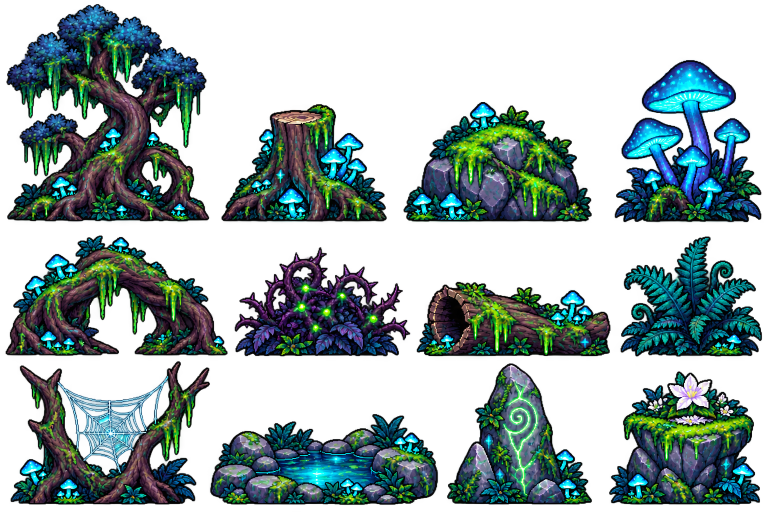
#> input picture assets/decors/déco item/foret_sombre/foret_sombre_planche.png, 1536 x 1024 px (shown at 1/2 size)
$ python crop_deco_items.py '../assets/decors/déco item/foret_sombre'
#> lines starting #> are read from the running program, lines starting #| are printed output that depends on the picture; after the words box and inside, x2 and y2 are one past the last pixel; in counts of white or black regions, pixels touching at a corner belong together
#!/usr/bin/env python3
"""Crop a "déco item" section sheet into individual placeable decor PNGs.

Retour utilisateur : "pour les élément de décors du mode édit j'ai rajouter
le dossier déco item qui contient d'autre dossier avec le nom des zones pour
faire des sections dans le mode édit, dedans j'ai mis la première plaque de
frame a découper pour les integrer dans le mode a la place des actuel qui
n'ont pas d'images" -- chaque sous-dossier de assets/decors/déco item/ est
une SECTION (nom de zone) ; chaque PNG dedans est une planche à découper en
items individuels via détection de composantes connexes sur le canal alpha
(items déjà nettement séparés par de la transparence sur cette planche,
contrairement à floor.png -- pas besoin du pipeline dédié de
crop_autotile.py). Un item peut chevaucher LARGEMENT sa boîte englobante
naturelle si son contenu est irrégulier (branches, ombres) -- pas de canvas
partagé/alignement forcé comme split_spritesheet.py (pensé pour des frames
d'ANIMATION qui doivent rester alignées entre elles) : chaque item est
recadré à SA PROPRE taille, wrappé PROP_SCALE au rendu comme les décors
existants (cf. LevelKit.js).

Usage:
    python crop_deco_items.py <section_dir> [--min-area N] [--pad N]
    python crop_deco_items.py --named [section ...]   (planches de PLANCHES)

Mode --named (planches Codex de CODEX_SPRITES_A_GENERER.md, « Planches de
décor ») : découpe ET nomme directement chaque item d'après la table
PLANCHES (noms dans l'ordre de lecture de la grille de la planche), rogné au
contenu avec la base AU RAS DU BAS de l'image (le jeu pose le bas de l'image
sur la ligne de marche). Déterministe : relançable sans risque, n'écrit que
les noms de la table (les props déjà triés à la main ne sont pas touchés).
Les avertissements ci-dessous ne concernent que le mode historique.

Écrit dans assets/decors/deco_item_frames/<section>/<section>_NN.png, dans
un ordre de lecture (rangée du haut vers le bas, gauche vers droite au sein
d'une rangée) -- imprime aussi chaque boîte englobante pour permettre de
retirer à la main les crops indésirables (ex: bâtiments fusionnés entre eux
faute de vraie séparation alpha) avant de les intégrer au jeu.

ATTENTION -- étape manuelle OBLIGATOIRE après chaque run, avant d'utiliser
les fichiers dans le jeu : ce script numérote juste dans l'ordre de lecture
(bosquet_00.png, bosquet_01.png...), il ne connaît ni les items à exclure
(silhouettes fusionnées, tuiles de sol...) ni leur nom définitif. Après
inspection visuelle, RENOMMER à la main les fichiers gardés
(bosquet_00.png -> bosquet_grove.png, ex.) et SUPPRIMER les autres, puis
mettre à jour `DECOR_SECTIONS` dans src/utils/LevelKit.js pour qu'il
pointe vers ces noms définitifs. Leçon d'une autre planche de ce projet
(floor.png/dirt_angle.png, cf. mémoire projet) : relancer ce script sur une
section déjà triée écrase TOUT (renumérotation brute depuis zéro, plus aucun
fichier au nom définitif) sans distinguer un item déjà gardé/renommé d'un
nouveau -- ne jamais le relancer sur une section existante sans refaire la
même passe de tri/renommage/suppression ensuite.
"""
import argparse
from pathlib import Path

import numpy as np
from PIL import Image
from scipy import ndimage

REPO_ROOT = Path(__file__).resolve().parent.parent
SOURCE_DIR = REPO_ROOT / 'assets' / 'decors' / 'déco item'
OUTPUT_ROOT = REPO_ROOT / 'assets' / 'decors' / 'deco_item_frames'

# Items sur une même bande horizontale (delta Y de leur centre sous ce seuil)
# sont considérés comme une même "rangée" pour le tri gauche->droite -- une
# rangée n'est pas forcément parfaitement alignée pixel-près (objets de
# hauteurs variées posés sur une même ligne de sol).
ROW_BAND_PX = 60


def crop_section(section_dir: Path, min_area: int, pad: int):
#> called with min_area = 200, pad = 4
    section = section_dir.name
    out_dir = OUTPUT_ROOT / section
    out_dir.mkdir(parents=True, exist_ok=True)

    boxes = []
    for sheet_path in sorted(section_dir.glob('*.png')):
        im = Image.open(sheet_path).convert('RGBA')
#> im is the input picture: PIL image 1536x1024 RGBA; mean R, G, B, A 27.3, 56.1, 57.1, 114.4
        arr = np.array(im)
        alpha = arr[:, :, 3]
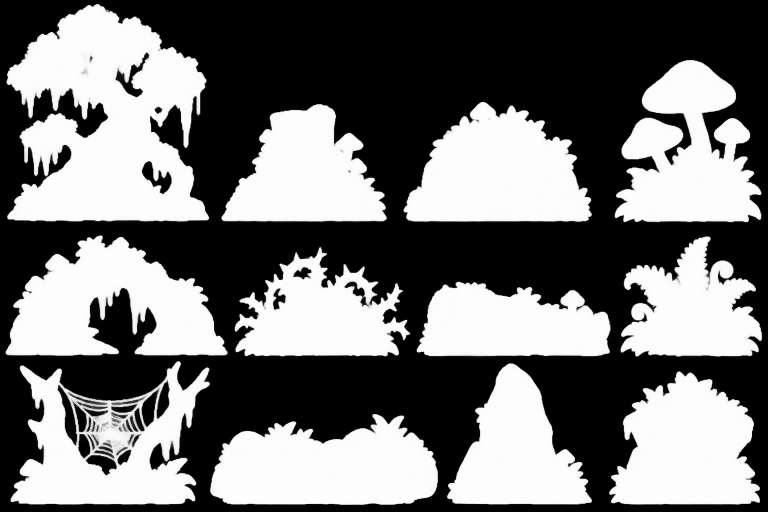
#> alpha: shape (1024, 1536) (shown at 1/2 size); min 0, max 254, mean 114.4
        content = alpha > 30
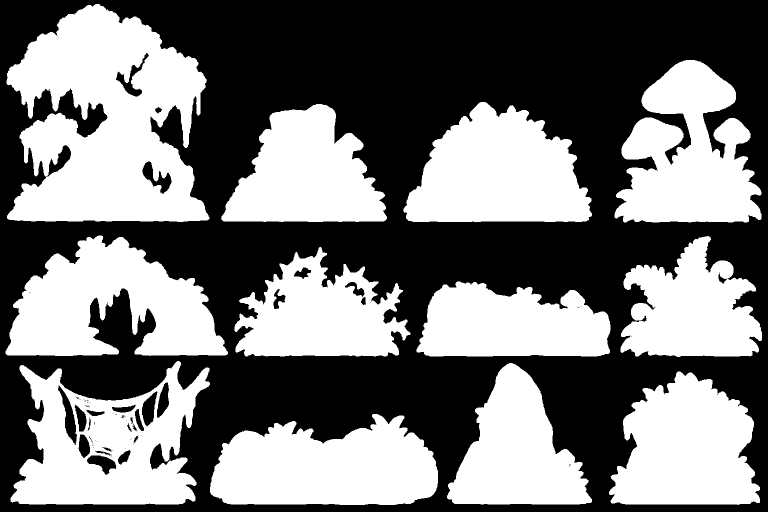
#> content: shape (1024, 1536) bool (shown at 1/2 size); 46.5% white; 18 white regions (6 under 20 px), largest, box (x1, y1, x2, y2) and area: (13, 8, 419, 444) 119958, (21, 722, 420, 1009) 65338, (11, 471, 456, 712) 64769
        labeled, count = ndimage.label(content, structure=np.ones((3, 3), dtype=int))
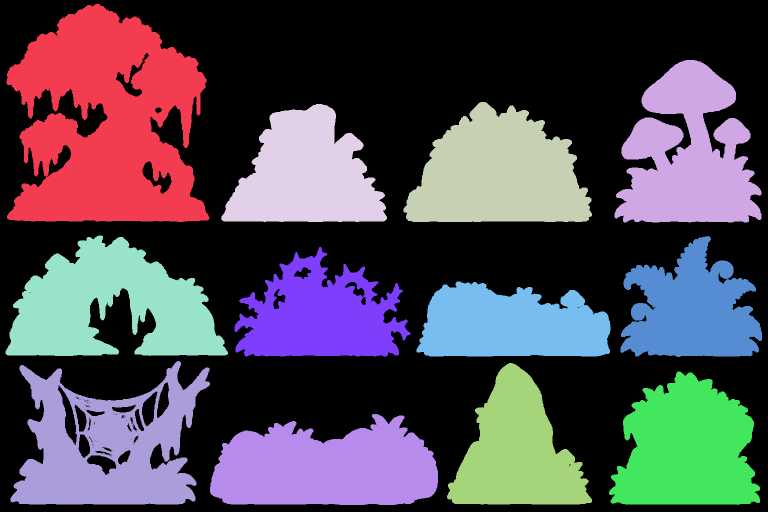
#> labeled: shape (1024, 1536) int32 (shown at 1/2 size); 19 distinct labels, from 0 to 18; one colour per label, 0 black
#> count = 18
        objs = ndimage.find_objects(labeled)
#> objs = 18 items
        for label_id, sl in enumerate(objs, start=1):
            if sl is None:
                continue
            y0, y1 = sl[0].start, sl[0].stop
            x0, x1 = sl[1].start, sl[1].stop
            size = int(np.sum(labeled[sl] == label_id))
            if size < min_area:
                continue
            boxes.append({'arr': arr, 'label': label_id, 'labeled': labeled, 'x0': x0, 'y0': y0, 'x1': x1, 'y1': y1})
#> this loop made 18 passes
#> (y0, y1, x0, x1, size) on passes 1 to 12: (8, 444, 13, 419, 119958), (120, 445, 1229, 1523, 61363), (204, 444, 807, 1184, 63127), (208, 444, 442, 774, 51065), (471, 712, 11, 456, 64769), (472, 714, 1241, 1524, 44565), (494, 713, 469, 821, 46687), (563, 713, 833, 1221, 45461), (579, 580, 557, 558, 1), (722, 1009, 21, 420, 65338), (726, 1009, 894, 1184, 47078), (743, 1010, 1218, 1520, 58485)
#> after the loop, boxes = 12 items

    # Tri en lecture naturelle : par bande de rangée (Y du haut, regroupé à
    # ROW_BAND_PX près) puis par X au sein de la rangée.
    boxes.sort(key=lambda b: b['y0'])
    rows = []
    for b in boxes:
        placed = False
        for row in rows:
            if abs(row[0]['y0'] - b['y0']) <= ROW_BAND_PX:
                row.append(b)
                placed = True
                break
        if not placed:
            rows.append([b])
#> this loop made 12 passes
#> after the loop, row = 3 items; rows = 7 items
    for row in rows:
        row.sort(key=lambda b: b['x0'])
#> this loop made 7 passes

    count = 0
    for row in rows:
        for b in row:
            x0, y0, x1, y1 = b['x0'], b['y0'], b['x1'], b['y1']
            crop = b['arr'][y0:y1, x0:x1].copy()
            own_mask = b['labeled'][y0:y1, x0:x1] == b['label']
            crop[~own_mask] = 0
            padded = Image.new('RGBA', (x1 - x0 + pad * 2, y1 - y0 + pad * 2), (0, 0, 0, 0))
            padded.paste(Image.fromarray(crop, 'RGBA'), (pad, pad))
            name = f'{section}_{count:02d}.png'
            padded.save(out_dir / name)
            print(f'{name}: box=({x0},{y0})-({x1},{y1}) size={x1 - x0}x{y1 - y0}')
            count += 1
#> this loop made 7 passes
#| foret_sombre_00.png: box=(13,8)-(419,444) size=406x436
#| foret_sombre_01.png: box=(1229,120)-(1523,445) size=294x325
#| foret_sombre_02.png: box=(442,208)-(774,444) size=332x236
#| foret_sombre_03.png: box=(807,204)-(1184,444) size=377x240
#| foret_sombre_04.png: box=(11,471)-(456,712) size=445x241
#| foret_sombre_05.png: box=(469,494)-(821,713) size=352x219
#| foret_sombre_06.png: box=(1241,472)-(1524,714) size=283x242
#| foret_sombre_07.png: box=(833,563)-(1221,713) size=388x150
#| foret_sombre_08.png: box=(21,722)-(420,1009) size=399x287
#| foret_sombre_09.png: box=(894,726)-(1184,1009) size=290x283
#> (further printed lines are left out)
#> pass 1, in crop_section, `padded.save(out_dir / name)`:
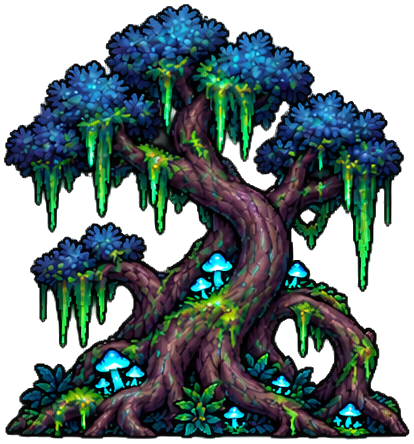
#> saved as foret_sombre_00.png: PIL image 414x444 RGBA; mean R, G, B, A 23.4, 40, 40.6, 160.5; transparent parts drawn white
#> pass 2, in crop_section, `padded.save(out_dir / name)`:
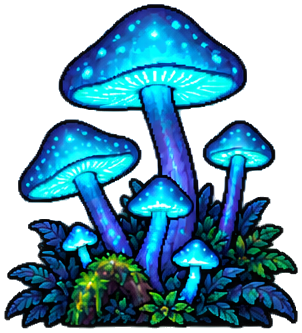
#> saved as foret_sombre_01.png: PIL image 302x333 RGBA; mean R, G, B, A 10.9, 58.3, 79.8, 150.2; transparent parts drawn white
#> after the loop:
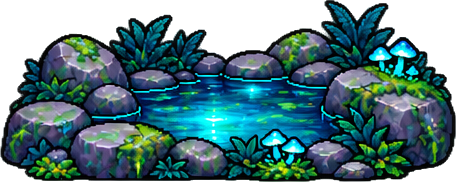
#> crop: shape (182, 456, 4); mean R, G, B, A 28.9, 64.4, 69, 188.9; transparent parts drawn white
#> after the loop:
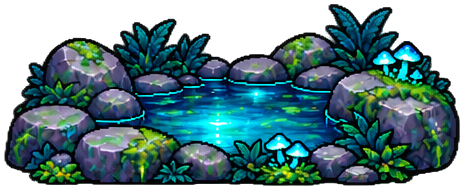
#> padded: PIL image 464x190 RGBA; mean R, G, B, A 27.2, 60.6, 65, 177.8; transparent parts drawn white
#> after the loop, count = 12

    print(f'\n{count} item(s) written to {out_dir}')
#| 12 item(s) written to assets/decors/deco_item_frames/foret_sombre


# ---------------------------------------------------------------------------
# Mode --named. Pour chaque planche : fichier source (dans 'déco item/'),
# grille (colonnes, rangées) demandée à Codex, noms dans l'ordre de lecture
# (sans le préfixe de section) -- à garder synchro avec DECOR_SECTIONS
# (src/utils/LevelKit.js). `rows_max_y` : ne garder que les items dont le bas
# est au-dessus de ce y (1re rangée de la planche du bosquet). `cuts` : x de
# découpe verticale d'un groupe d'items qui se touchent (bâtiments du bosquet,
# coupés aux creux de la silhouette).
PLANCHES = {
    'foret_sombre': {
        'file': 'foret_sombre/foret_sombre_planche.png', 'grid': (4, 3),
        'names': ['arbre_moussu', 'souche_champignons', 'rocher_mousse', 'champignons_lumineux',
                  'racine_arche', 'buisson_epineux', 'tronc_couche', 'fougere_sombre',
                  'toile_araignee', 'mare_bord', 'pierre_runique', 'fleur_corniche'],
    },
    'grand_arbre': {
        'file': 'grand_arbre/grand_arbre_planche.png', 'grid': (4, 3),
        'names': ['racine_tunnel', 'champignon_etagere', 'nid_singe', 'tas_pierres',
                  'morceaux_ecorce', 'lanterne_lucioles', 'statue_simien', 'rideau_lianes',
                  'trou_tronc', 'autel_singe'],
    },
    'grand_arbre_tronc': {
        'file': 'grand_arbre_tronc/grand_arbre_tronc_planche.png', 'grid': (5, 2),
        'names': ['paroi_ecorce', 'paroi_noeud', 'branche_courte', 'branche_longue', 'escalier_racines',
                  'fenetre_lune', 'lianes_hautes', 'champignons_lumineux', 'seve_corrompue', 'corniche_mousse'],
    },
    'foret_flottante': {
        'file': 'foret_flottante/foret_flottante_planche.png', 'grid': (4, 3),
        'names': ['ile_petite', 'ile_moyenne', 'rocher_flottant', 'nuage',
                  'arbre_jeune', 'pont_corde', 'tente_geralt', 'panneau_geralt',
                  'pissenlit_geant', 'fleurs_hautes'],
    },
    'foret_corrompue': {
        'file': 'foret_corrompue/foret_corrompue_planche.png', 'grid': (4, 3),
        'names': ['arbre_malade', 'souche_corrompue', 'pustule_mousse', 'racine_tordue',
                  'os_creature', 'cocon_mousse', 'champignon_toxique', 'rocher_fissure',
                  'pilier_arene', 'arche_arene', 'pierre_symbole'],
    },
    'hutte_morgat': {
        'file': 'hutte_morgat/hutte_morgat_planche.png', 'grid': (4, 3),
        'names': ['hutte_morgat', 'chaudron', 'etagere_bocaux', 'table_herbes',
                  'sechoir_plantes', 'lanterne_papillons', 'panier_plantes', 'tapis_rond',
                  'pot_fleurs', 'bocal_papillons'],
    },
    # Bâtiments de la 1re rangée de la planche du bosquet (les autres items
    # de cette planche sont déjà découpés et renommés à la main).
    'bosquet': {
        'file': 'bosquet/bosquet componant.png', 'grid': (1, 1), 'rows_max_y': 490,
        'cuts': [408, 558, 738, 847],
        'names': ['cabane_arbre', 'hutte_mousse', 'hutte_paille', 'cottage', 'tour', 'tente',
                  'muraille_tour', 'muraille_pan', 'muraille_pan_2', 'muraille_tour_2', 'muraille_porte'],
    },
}
ITEM_MIN_AREA = 5000   # en dessous : morceau détaché (graine, goutte) rattaché à l'item le plus proche
ATTACH_DIST = 80       # px : au-delà, morceau isolé = bruit, ignoré


def _bbox(mask):
    ys, xs = np.nonzero(mask)
    return xs.min(), ys.min(), xs.max() + 1, ys.max() + 1


# [114 lines left out: functions _seam, _gap, crop_named, not called in this run]


def main():
    parser = argparse.ArgumentParser(description=__doc__, formatter_class=argparse.RawDescriptionHelpFormatter)
    parser.add_argument('section', nargs='*', help='Section folder name under "assets/decors/déco item/"')
    parser.add_argument('--named', action='store_true', help='planches de PLANCHES : découpe + noms définitifs')
    parser.add_argument('--min-area', type=int, default=200)
    parser.add_argument('--pad', type=int, default=4)
    args = parser.parse_args()

    if args.named:
        for section in (args.section or list(PLANCHES)):
            crop_named(section, PLANCHES[section])
        return
    if len(args.section) != 1:
        raise SystemExit('Une section (mode historique) ou --named [sections]')
    section_dir = SOURCE_DIR / args.section[0]
    if not section_dir.is_dir():
        raise SystemExit(f'No such section folder: {section_dir}')
    crop_section(section_dir, args.min_area, args.pad)


if __name__ == '__main__':
    main()

$ run again, with assets/_codex_src/carte_parchemin.png copied over assets/decors/déco item/foret_sombre/foret_sombre_planche.png
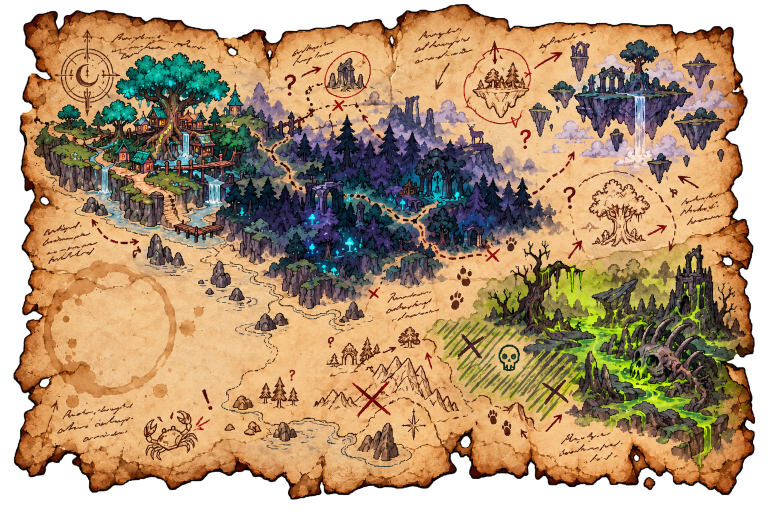
#> input picture assets/_codex_src/carte_parchemin.png, 1536 x 1024 px (shown at 1/2 size)
#> in crop_section, im is the input picture: PIL image 1536x1024 RGBA; mean R, G, B, A 152, 117.1, 79.8, 211.8
#> content: shape (1024, 1536) bool; 83.9% white; 11 black regions (1 under 20 px), largest, box (x1, y1, x2, y2) and area: (0, 0, 1536, 1024) 251374, (922, 873, 940, 895) 288, (80, 758, 98, 774) 211
#> in crop_section, `labeled, count = ndimage.label(content, structure=np.ones((3, 3), dtyp..`:
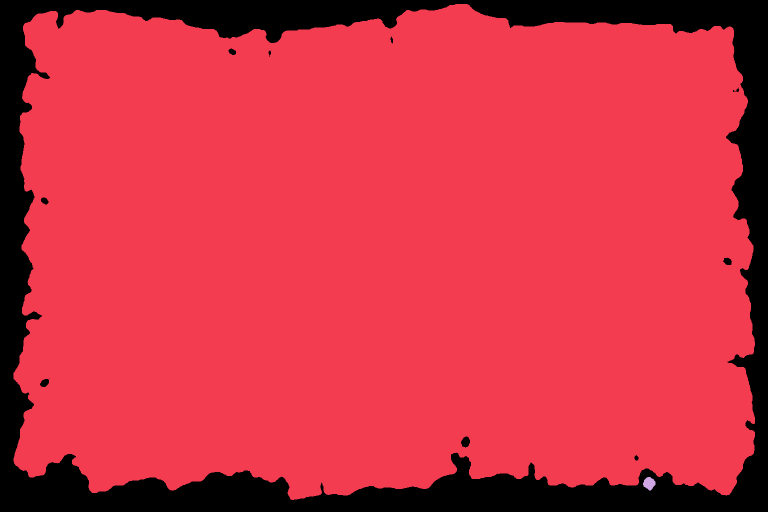
#> labeled: shape (1024, 1536) int32 (shown at 1/2 size); 3 distinct labels, from 0 to 2; one colour per label, 0 black
#> in crop_section, `labeled, count = ndimage.label(content, structure=np.ones((3, 3), dtyp..`: count = 2
#> objs = 2 items
#> the loop in crop_section, `for label_id, sl in enumerate(objs, start=1):` made 2 passes
#> (label_id, y0, y1, x0, x1, size) on passes 1 to 2: (1, 8, 1000, 26, 1510, 1319852), (2, 954, 981, 1286, 1311, 465)
#> the loop in crop_section, `for b in boxes:` made 2 passes
#> after the loop in crop_section, `for b in boxes:`: row = 1 item; rows = 2 items
#> the loop in crop_section, `for row in rows:` made 2 passes
#> after the loop in crop_section, `for row in rows:`:
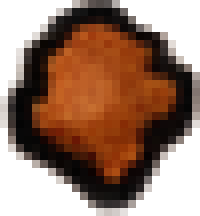
#> crop: shape (27, 25, 4) (shown 8 times larger); mean R, G, B, A 56.8, 23.8, 5.9, 155.1; transparent parts drawn white
#> after the loop in crop_section, `for row in rows:`: count = 2
#| 2 item(s) written to assets/decors/deco_item_frames/foret_sombre

$ run again, with assets/_codex_src/courant_air.png copied over assets/decors/déco item/foret_sombre/foret_sombre_planche.png
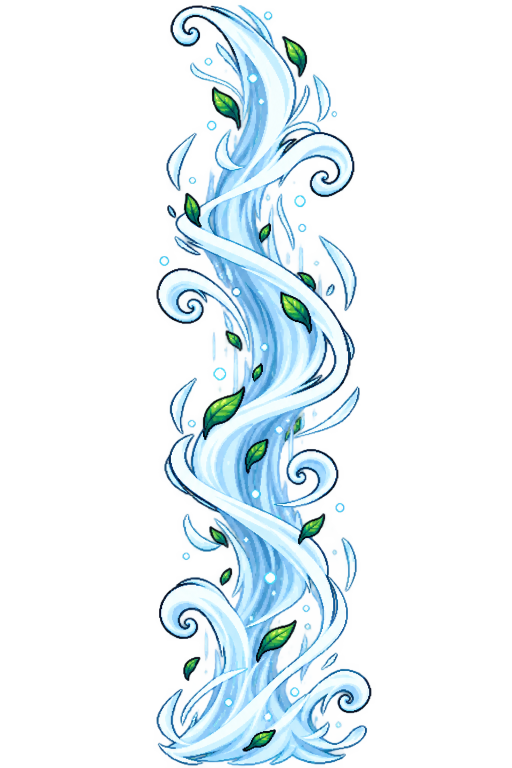
#> input picture assets/_codex_src/courant_air.png, 1024 x 1536 px (shown at 1/2 size)
#> in crop_section, im is the input picture: PIL image 1024x1536 RGBA; mean R, G, B, A 63.9, 83.9, 93.1, 57
#> content: shape (1536, 1024) bool; 23.7% white; 44 white regions (4 under 20 px), largest, box (x1, y1, x2, y2) and area: (313, 10, 743, 1533) 349636, (636, 470, 714, 623) 3882, (332, 265, 394, 382) 2800
#> in crop_section, `labeled, count = ndimage.label(content, structure=np.ones((3, 3), dtyp..`:
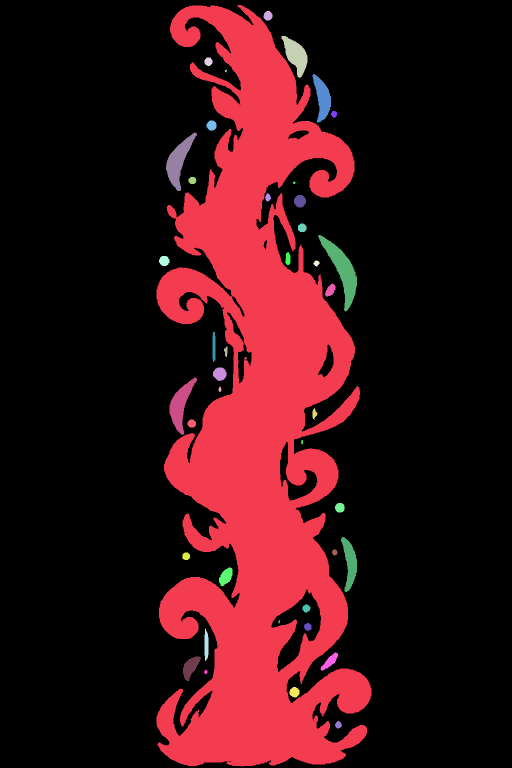
#> labeled: shape (1536, 1024) int32 (shown at 1/2 size); 45 distinct labels, from 0 to 44; one colour per label, 0 black
#> in crop_section, `labeled, count = ndimage.label(content, structure=np.ones((3, 3), dtyp..`: count = 44
#> objs = 44 items
#> the loop in crop_section, `for label_id, sl in enumerate(objs, start=1):` made 44 passes
#> (y0, y1, x0, x1, size) on passes 1 to 8: (10, 1533, 313, 743, 349636), (22, 41, 527, 545, 268), (72, 156, 563, 615, 2231), (115, 132, 409, 425, 217), (139, 145, 450, 454, 15), (148, 245, 625, 662, 1933), (222, 235, 662, 675, 126), (241, 261, 413, 433, 320)
#> after the loop in crop_section, `for label_id, sl in enumerate(objs, start=1):`: boxes = 24 items
#> the loop in crop_section, `for b in boxes:` made 24 passes
#> after the loop in crop_section, `for b in boxes:`: row = 3 items; rows = 15 items
#> the loop in crop_section, `for row in rows:` made 15 passes
#> after the loop in crop_section, `for row in rows:`:
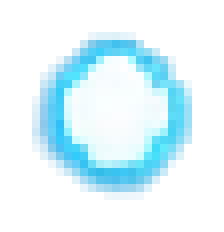
#> padded: PIL image 28x29 RGBA (shown 8 times larger); mean R, G, B, A 59.8, 88.4, 97.6, 81.9; transparent parts drawn white
#> after the loop in crop_section, `for row in rows:`: count = 24
#| 24 item(s) written to assets/decors/deco_item_frames/foret_sombre
